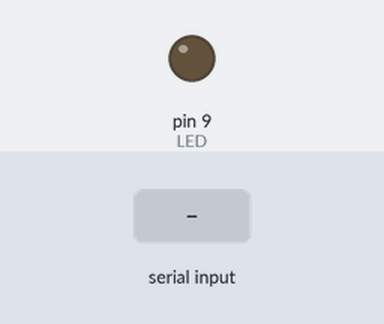
The sketch below on a simulated Arduino Uno, built with avr-gcc and run on an emulated ATmega328P. Shown: output pins drawn as LEDs (lit = HIGH). Dashed ring = blinking. The test bench sets the inputs (shaded band).

Above: at 1.2 s.
1.3 s: "2" received over Serial
At 1.55 s:
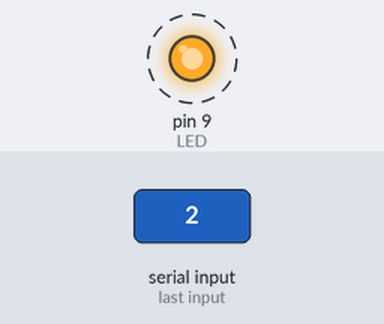
Timing chart, 0 to 4.3 s (numbered marks = the images above; inputs shaded):
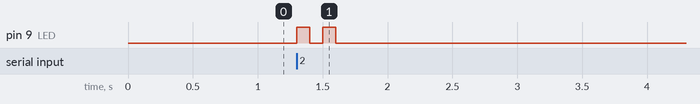

Measured:
- after the input at 1.3 s, pin 9 (LED): alternates HIGH for 0.10 s and LOW for 0.10 s, 4 changes in all, then stays LOW, starting at once

The sketch:

LED.4.ino
```cpp
const int LED=9;
void setup() {
  Serial.begin(115200);
  pinMode(LED,OUTPUT);
}
void loop() {
  if(Serial.available()){
    char userInput=Serial.read();
    switch(userInput){
      case '1':
      digitalWrite(LED,HIGH);
      delay(100);
      digitalWrite(LED,LOW);
      break;
      case '2':
      digitalWrite(LED,HIGH);
      delay(100);
      digitalWrite(LED,LOW);
      delay(100);
      digitalWrite(LED,HIGH);
      delay(100);
      digitalWrite(LED,LOW);
      break;
      default:
      break;
    }
  }
}
```
